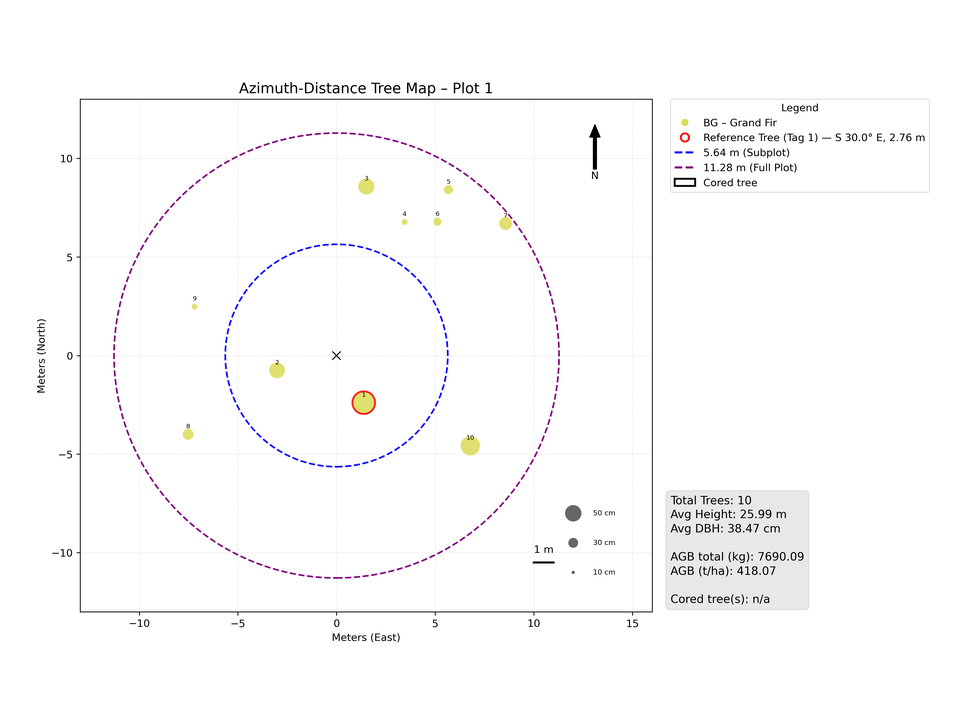
#> input picture alib/azimuth/Plot1_azimuth_map.png, 967 x 725 px, shrunk from 3920 x 2940 before the run; its folder holds 4 pictures in this run
$ python pad_plot_images_4x3.py
#> lines starting #> are read from the running program, lines starting #| are printed output that depends on the picture
"""Pad azimuth/profile PNGs to minimum 4:3; default is read-only."""
import argparse
import hashlib
import os
from pathlib import Path
import shutil
import tempfile

from PIL import Image

IGNORED = {".git", "__pycache__", "output", "outputs", "staging"}


def discover(root):
    files = []
    for directory, dirs, names in os.walk(root, followlinks=False):
        dirs[:] = sorted(name for name in dirs
                         if name.lower() not in IGNORED
                         and "soil" not in name.lower()
                         and not name.lower().endswith(("-staging", "_staging"))
                         and not (Path(directory) / name).is_symlink())
        folder = Path(directory)
        if not {"azimuth", "profile"}.intersection(p.lower() for p in folder.relative_to(root).parts):
            continue
        files.extend(folder / name for name in names
                     if Path(name).suffix.lower() == ".png" and "soil" not in name.lower()
                     and not (folder / name).is_symlink())
#> pass 2 of the loop in discover, `for directory, dirs, names in os.walk(root, followlinks=False):`:
    return sorted(files)


def pixels(path):
    with Image.open(path) as image:
#> image is the input picture: PIL image 967x725 RGBA; mean R, G, B, A 251.2, 250.8, 251.2, 255
        if image.format != "PNG" or getattr(image, "n_frames", 1) != 1:
            raise ValueError("Expected a single-frame PNG")
        if image.mode not in {"1", "L", "LA", "P", "RGB", "RGBA"}:
            raise ValueError(f"Unsupported pixel mode: {image.mode}")
        return image.convert("RGBA")


def padded(original):
    k = max((original.width + 3) // 4, (original.height + 2) // 3)
#> k = 242
    canvas = Image.new("RGBA", (4 * k, 3 * k), "white")
#> canvas: PIL image 968x726 RGBA; every value is 255
    offset = ((canvas.width - original.width) // 2,
              (canvas.height - original.height) // 2)
#> offset = (0, 0)
    canvas.paste(original, offset)  # No mask: preserve alpha and all RGB values.
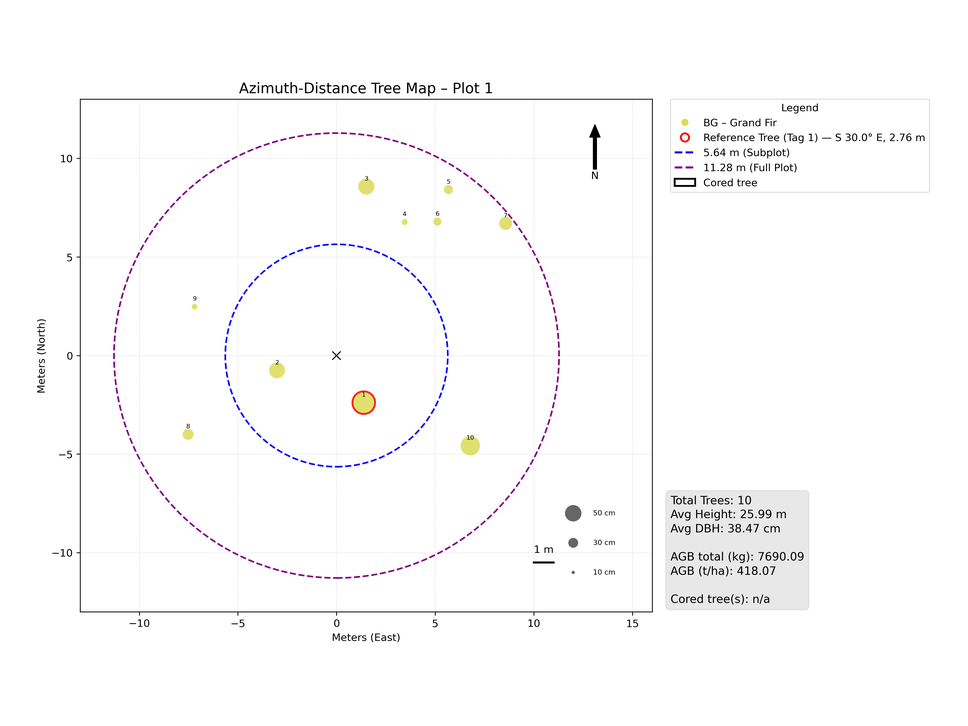
#> canvas: PIL image 968x726 RGBA; mean R, G, B, A 251.2, 250.8, 251.2, 255
    return canvas


def validate(target, expected):
    actual = pixels(target)
    if actual.size != expected.size or actual.width * 3 != actual.height * 4:
        raise ValueError("Output dimensions do not match the minimum 4:3 canvas")
    if actual.tobytes() != expected.tobytes():
        raise ValueError("Original pixels or white padding differ")


def main():
    parser = argparse.ArgumentParser(description=__doc__)
    parser.add_argument("source", nargs="?", type=Path, default=Path(__file__).resolve().parent)
    parser.add_argument("--output", type=Path, help="Separate staging directory")
    parser.add_argument("--expect", type=int, help="Optional expected image count")
    mode = parser.add_mutually_exclusive_group()
    mode.add_argument("--dry-run", action="store_true", help="Preview only (default)")
    mode.add_argument("--in-place", action="store_true", help="Explicitly allow replacing originals")
    mode.add_argument("--write", action="store_true", help="Create missing staged files only")
    mode.add_argument("--validate", action="store_true", help="Validate staged files against source")
    args = parser.parse_args()
    source = args.source.resolve()
    output = args.output.resolve() if args.output else None
    if not source.is_dir():
        parser.error("Source directory does not exist")
    if args.in_place and output:
        parser.error("--in-place cannot be combined with --output")
    if (args.write or args.validate) and output is None:
        parser.error("--write and --validate require --output")
    if output and (source == output or source in output.parents or output in source.parents):
        parser.error("Staging and source must be separate, non-nested directories")
    files = discover(source)
    if not files or (args.expect is not None and len(files) != args.expect):
        parser.error(f"Found {len(files)} images; expected {args.expect}")
    changed = skipped = failures = 0
    for path in files:
        try:
            original = pixels(path)
            expected = padded(original)
            relative = path.relative_to(source)
            target = output / relative if output else path
            if args.validate or (output and target.exists()):
                validate(target, expected)
                skipped += 1
                action = "VALID"
            elif not output and original.width * 3 == original.height * 4:
                skipped += 1
                action = "SKIP already 4:3"
            elif args.in_place:
                # Validate outside the repository before replacing the original.
                before = hashlib.sha256(path.read_bytes()).digest()
                with tempfile.TemporaryDirectory(prefix="image-4x3-") as temporary:
                    candidate = Path(temporary) / path.name
                    expected.save(candidate, format="PNG", icc_profile=original.info.get("icc_profile"))
                    validate(candidate, expected)
                    if hashlib.sha256(path.read_bytes()).digest() != before:
                        raise ValueError("Source changed during processing")
                    shutil.copyfile(candidate, path)
                validate(path, expected)
                changed += 1
                action = "UPDATED"
            elif args.write:
                target.parent.mkdir(parents=True, exist_ok=True)
                with target.open("xb") as stream:
                    expected.save(stream, format="PNG", icc_profile=original.info.get("icc_profile"))
                validate(target, expected)
                changed += 1
                action = "CREATED"
            else:
                action = "WOULD PAD" if not output else "WOULD CREATE"
            print(f"{action} {relative}: {original.size} -> {expected.size}", flush=True)
#| WOULD PAD alib/azimuth/Plot1_azimuth_map.png: (967, 725) -> (968, 726)
        except Exception as error:
            failures += 1
            print(f"FAIL {path.relative_to(source)}: {error}", flush=True)
#> pass 2 of the loop in main, `for path in files:`:
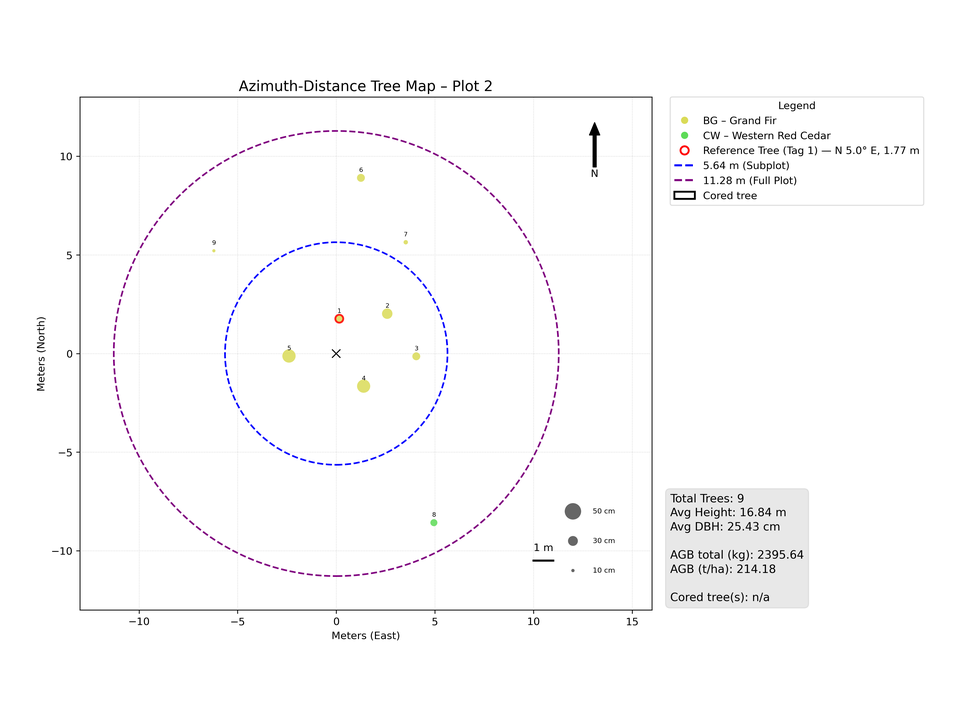
#> input picture alib/azimuth/Plot2_azimuth_map.png, 961 x 721 px, shrunk from 3896 x 2922 before the run
#> in pixels, image is the input picture: PIL image 961x721 RGBA; mean R, G, B, A 251, 250.7, 251.2, 255
#> in padded (call 2), `canvas.paste(original, offset)`:
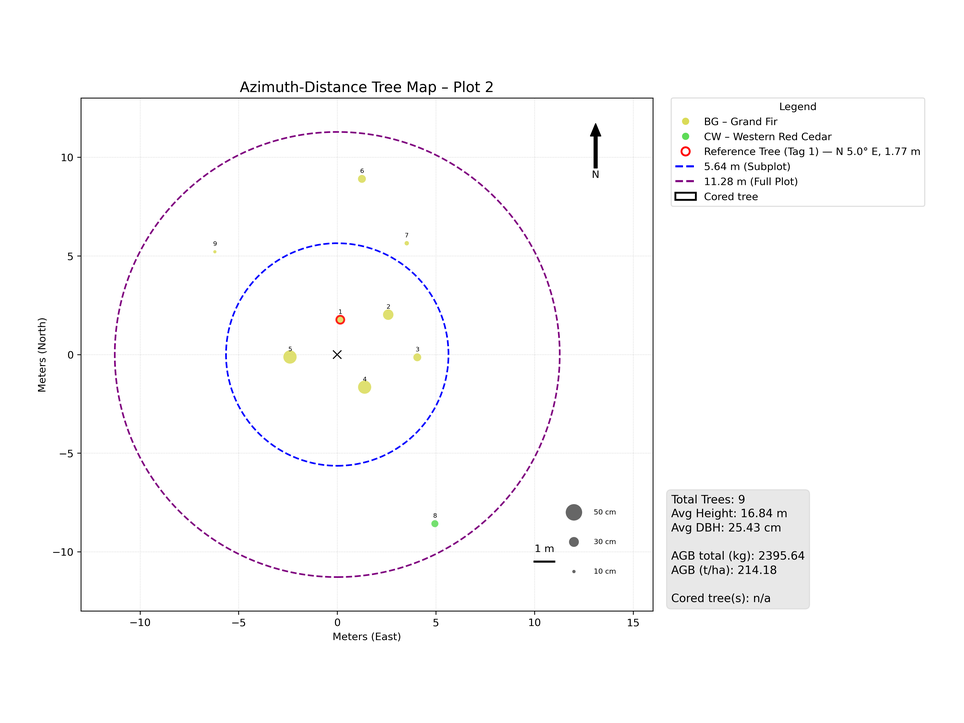
#> canvas: PIL image 964x723 RGBA; mean R, G, B, A 251, 250.7, 251.2, 255
#| WOULD PAD alib/azimuth/Plot2_azimuth_map.png: (961, 721) -> (964, 723)
    print(f"Images: {len(files)}; changed: {changed}; skipped/valid: {skipped}; failures: {failures}")
    raise SystemExit(1 if failures else 0)
#> (the program exits here)
